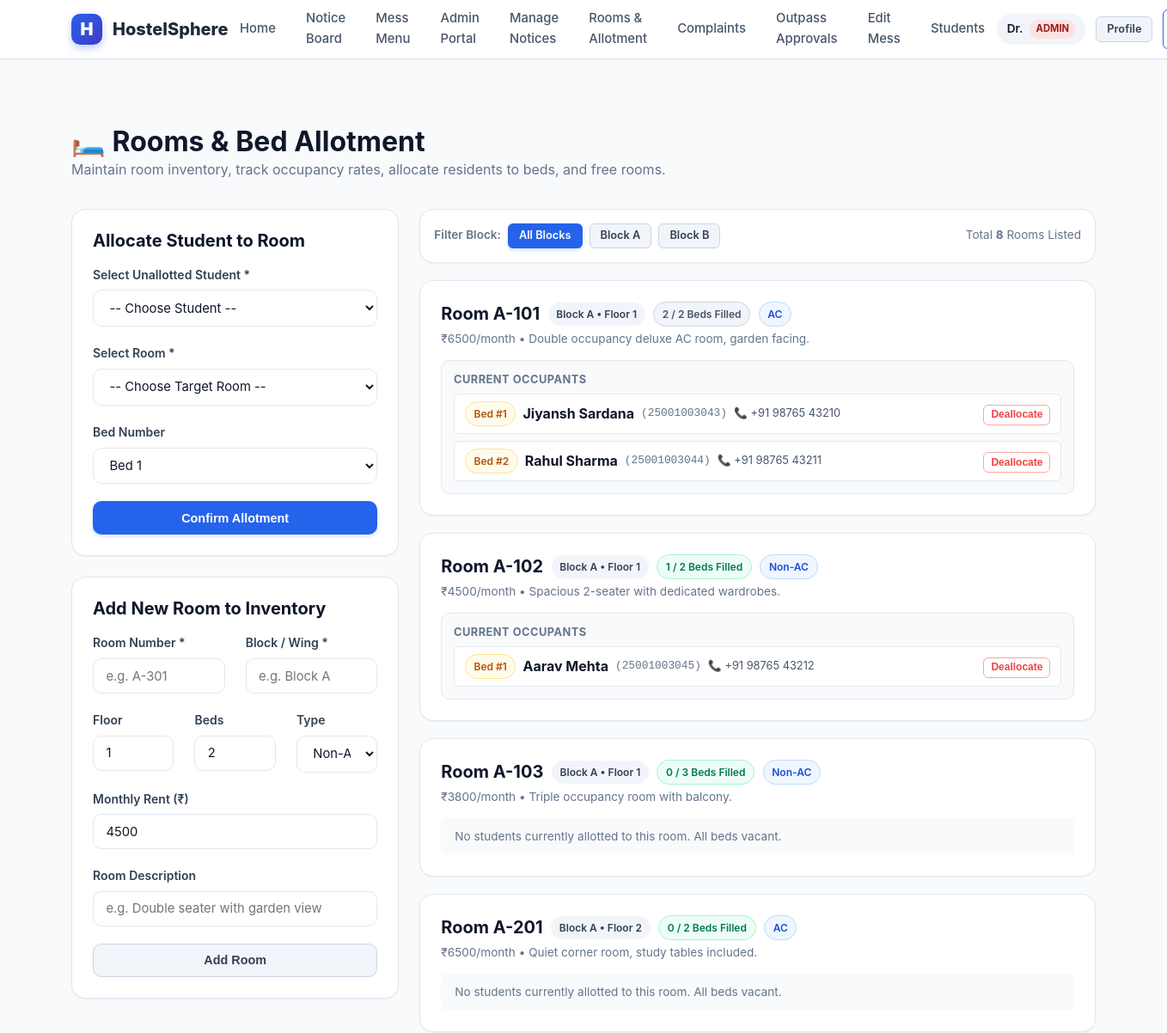
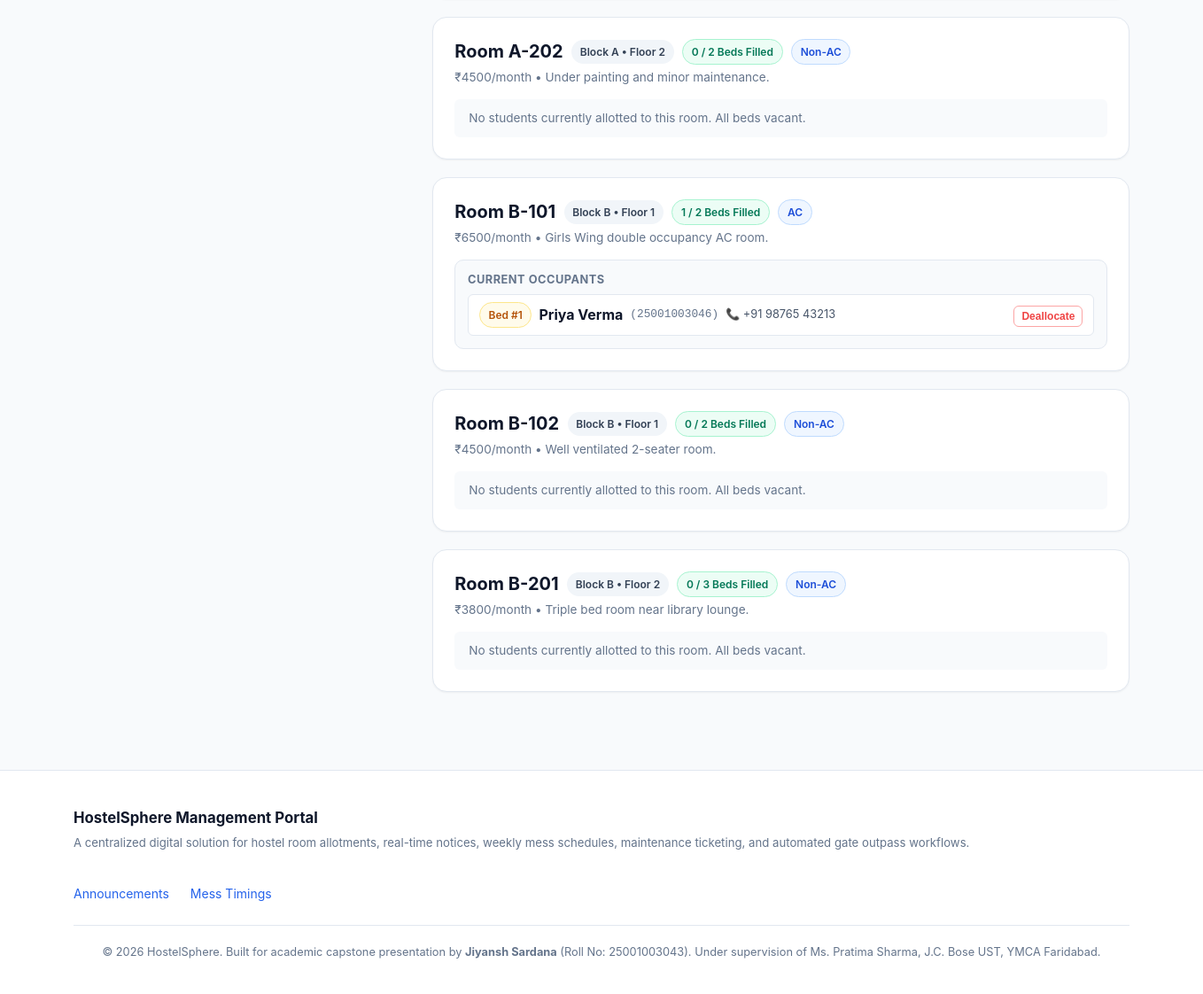
The page /admin/rooms (signed in) on the database its author committed (2 pictures, top to bottom).
### tables this page shows
CREATE TABLE users (
    id INTEGER PRIMARY KEY AUTOINCREMENT,
    username TEXT UNIQUE NOT NULL,           -- Roll number for students or 'admin' for warden
    full_name TEXT NOT NULL,
    email TEXT UNIQUE NOT NULL,
    password_hash TEXT NOT NULL,
    role TEXT NOT NULL CHECK(role IN ('student', 'admin')),
    phone TEXT,
    guardian_name TEXT,
    guardian_phone TEXT,
    branch TEXT,                             -- e.g., 'Computer Engineering'
    semester INTEGER,                        -- e.g., 3
    gender TEXT CHECK(gender IN ('Male', 'Female', 'Other')),
    created_at TIMESTAMP DEFAULT CURRENT_TIMESTAMP
);

CREATE TABLE rooms (
    id INTEGER PRIMARY KEY AUTOINCREMENT,
    room_number TEXT UNIQUE NOT NULL,        -- e.g., 'A-101', 'B-204'
    block TEXT NOT NULL,                     -- e.g., 'Block A', 'Block B'
    floor INTEGER NOT NULL,                  -- e.g., 1, 2, 3
    capacity INTEGER NOT NULL DEFAULT 2,     -- Max bed capacity
    room_type TEXT DEFAULT 'Non-AC' CHECK(room_type IN ('AC', 'Non-AC')),
    monthly_rent REAL DEFAULT 4500.0,
    status TEXT DEFAULT 'Available' CHECK(status IN ('Available', 'Occupied', 'Maintenance')),
    description TEXT
);

CREATE TABLE room_allotments (
    id INTEGER PRIMARY KEY AUTOINCREMENT,
    user_id INTEGER NOT NULL UNIQUE,         -- One active room per student
    room_id INTEGER NOT NULL,
    bed_number INTEGER NOT NULL,             -- Bed 1, Bed 2, etc.
    allotted_date DATE DEFAULT (DATE('now')),
    status TEXT DEFAULT 'Active' CHECK(status IN ('Active', 'Vacated')),
    FOREIGN KEY (user_id) REFERENCES users(id) ON DELETE CASCADE,
    FOREIGN KEY (room_id) REFERENCES rooms(id) ON DELETE CASCADE
);

### app.py (the view, shortened to what this page needs)
@app.route('/admin/rooms', methods=['GET', 'POST'])
@admin_required
def admin_rooms():
    block_filter = request.args.get('block', 'All')
    sql = """
        SELECT r.*,
               COUNT(ra.id) as current_occupancy
        FROM rooms r
        LEFT JOIN room_allotments ra ON r.id = ra.room_id AND ra.status = 'Active'
        WHERE 1=1
    """
    params = []
    if block_filter != 'All':
        sql += " AND r.block = ?"
        params.append(block_filter)
    sql += " GROUP BY r.id ORDER BY r.block, r.floor, r.room_number"
    rooms_list = query_db(sql, params)
    unallocated_students = query_db("""
        SELECT u.id, u.username, u.full_name, u.branch, u.gender
        FROM users u
        WHERE u.role = 'student'
          AND u.id NOT IN (SELECT user_id FROM room_allotments WHERE status = 'Active')
        ORDER BY u.full_name
    """)
    allotments = query_db("""
        SELECT ra.id as allotment_id, ra.bed_number, ra.allotted_date, ra.room_id,
               u.id as student_id, u.full_name, u.username as roll_number, u.phone
        FROM room_allotments ra
        JOIN users u ON ra.user_id = u.id
        WHERE ra.status = 'Active'
    """)
    room_occupants = {}
    for a in allotments:
        room_occupants.setdefault(a['room_id'], []).append(a)
    blocks = query_db("SELECT DISTINCT block FROM rooms ORDER BY block")
    return render_template('admin_rooms.html',
                           rooms=rooms_list,
                           room_occupants=room_occupants,
                           unallocated_students=unallocated_students,
                           blocks=[b['block'] for b in blocks],
                           selected_block=block_filter)

### templates/admin_rooms.html (shortened to what this page needs)
{% extends 'base.html' %}
{% block content %}
<div style="display: flex; justify-content: space-between; align-items: center; margin-bottom: 2rem; flex-wrap: wrap; gap: 1rem;">
  <div>
    <h1>🛏️ Rooms & Bed Allotment</h1>
    <p style="color: var(--text-muted); margin: 0;">
      Maintain room inventory, track occupancy rates, allocate residents to beds, and free rooms.
    </p>
  </div>
</div>
<div class="grid grid-cols-3" style="margin-bottom: 2rem;">
  <div>
    <div class="card" style="margin-bottom: 1.5rem;">
      <h3 style="margin-bottom: 1rem;">Allocate Student to Room</h3>
      <form method="POST" action="{{ url_for('admin_allot_room') }}">
        <div class="form-group">
          <label class="form-label" for="student_id">Select Unallotted Student *</label>
          <select id="student_id" name="student_id" class="form-select" required>
            <option value="">-- Choose Student --</option>
          </select>
        </div>
        <div class="form-group">
          <label class="form-label" for="room_id">Select Room *</label>
          <select id="room_id" name="room_id" class="form-select" required>
            <option value="">-- Choose Target Room --</option>
          </select>
        </div>
        <div class="form-group">
          <label class="form-label" for="bed_number">Bed Number</label>
          <select id="bed_number" name="bed_number" class="form-select">
            <option value="1">Bed 1</option>
          </select>
        </div>
        <button type="submit" class="btn btn-primary" style="width: 100%;" {% if not unallocated_students %}disabled{% endif %}>
          Confirm Allotment
        </button>
      </form>
    </div>
    <div class="card">
      <h3 style="margin-bottom: 1rem;">Add New Room to Inventory</h3>
      <form method="POST" action="{{ url_for('admin_rooms') }}">
        <div class="grid grid-cols-2">
          <div class="form-group">
            <label class="form-label" for="room_number">Room Number *</label>
            <input type="text" id="room_number" name="room_number" class="form-control" placeholder="e.g. A-301" required>
          </div>
          <div class="form-group">
            <label class="form-label" for="block">Block / Wing *</label>
            <input type="text" id="block" name="block" class="form-control" placeholder="e.g. Block A" required>
          </div>
        </div>
        <div class="grid grid-cols-3">
          <div class="form-group">
            <label class="form-label" for="floor">Floor</label>
            <input type="number" id="floor" name="floor" class="form-control" value="1" min="0" max="10">
          </div>
          <div class="form-group">
            <label class="form-label" for="capacity">Beds</label>
            <input type="number" id="capacity" name="capacity" class="form-control" value="2" min="1" max="6">
          </div>
          <div class="form-group">
            <label class="form-label" for="room_type">Type</label>
            <select id="room_type" name="room_type" class="form-select">
              <option value="Non-AC">Non-AC</option>
            </select>
          </div>
        </div>
        <div class="form-group">
          <label class="form-label" for="monthly_rent">Monthly Rent (₹)</label>
          <input type="number" id="monthly_rent" name="monthly_rent" class="form-control" value="4500" step="100">
        </div>
        <div class="form-group">
          <label class="form-label" for="description">Room Description</label>
          <input type="text" id="description" name="description" class="form-control" placeholder="e.g. Double seater with garden view">
        </div>
        <button type="submit" class="btn btn-secondary" style="width: 100%;">
          Add Room
        </button>
      </form>
    </div>
  </div>
  <div style="grid-column: span 2;">
    <div class="card" style="padding: 1rem; margin-bottom: 1.25rem;">
      <div style="display: flex; gap: 0.5rem; align-items: center; justify-content: space-between; flex-wrap: wrap;">
        <div style="display: flex; gap: 0.5rem; align-items: center;">
          <span style="font-size: 0.85rem; font-weight: 600; color: var(--text-muted);">Filter Block:</span>
          <a href="{{ url_for('admin_rooms', block='All') }}"
             class="btn btn-sm {% if selected_block == 'All' %}btn-primary{% else %}btn-secondary{% endif %}">
            All Blocks
          </a>
          {% for b in blocks %}
            <a href="{{ url_for('admin_rooms', block=b) }}"
               class="btn btn-sm {% if selected_block == b %}btn-primary{% else %}btn-secondary{% endif %}">
              {{ b }}
            </a>
          {% endfor %}
        </div>
        <span style="font-size: 0.85rem; color: var(--text-muted);">
          Total <strong>{{ rooms|length }}</strong> Rooms Listed
        </span>
      </div>
    </div>
    <div style="display: flex; flex-direction: column; gap: 1.25rem;">
      {% for r in rooms %}
        <div class="card" style="margin-bottom: 0;">
          <div style="display: flex; justify-content: space-between; align-items: flex-start; margin-bottom: 0.85rem; gap: 1rem; flex-wrap: wrap;">
            <div>
              <div style="display: flex; align-items: center; gap: 0.6rem;">
                <h3 style="font-size: 1.25rem; margin: 0; color: #0f172a;">Room {{ r.room_number }}</h3>
                <span class="badge badge-cat-general">{{ r.block }} &bull; Floor {{ r.floor }}</span>
                <span class="badge badge-{{ 'available' if r.current_occupancy < r.capacity else 'occupied' }}">
                  {{ r.current_occupancy }} / {{ r.capacity }} Beds Filled
                </span>
                <span class="badge badge-in-progress">{{ r.room_type }}</span>
              </div>
              <p style="font-size: 0.85rem; color: var(--text-muted); margin: 0.25rem 0 0 0;">
                ₹{{ "%.0f"|format(r.monthly_rent) }}/month &bull; {{ r.description or 'Standard student accommodation.' }}
              </p>
            </div>
          </div>
          {% set occupants = room_occupants.get(r.id, []) %}
          {% if occupants %}
            <div style="background: #f8fafc; border: 1px solid var(--border-color); border-radius: var(--radius-md); padding: 0.85rem;">
              <h5 style="font-size: 0.8rem; text-transform: uppercase; color: var(--text-muted); margin-bottom: 0.5rem; letter-spacing: 0.5px;">
                Current Occupants
              </h5>
              <div style="display: flex; flex-direction: column; gap: 0.5rem;">
                {% for occ in occupants %}
                  <div style="display: flex; justify-content: space-between; align-items: center; background: white; padding: 0.5rem 0.75rem; border: 1px solid var(--border-color); border-radius: var(--radius-sm);">
                    <div style="display: flex; align-items: center; gap: 0.5rem;">
                      <span class="badge badge-pending">Bed #{{ occ.bed_number }}</span>
                      <strong>{{ occ.full_name }}</strong>
                      <span style="font-size: 0.8rem; color: var(--text-muted); font-family: monospace;">({{ occ.roll_number }})</span>
                      <span style="font-size: 0.8rem; color: var(--secondary);">📞 {{ occ.phone }}</span>
                    </div>
                    <form method="POST" action="{{ url_for('admin_deallot_room', allotment_id=occ.allotment_id) }}" onsubmit="return confirm('Deallocate {{ occ.full_name }} from Room {{ r.room_number }}?');">
                      <button type="submit" class="btn btn-sm btn-outline" style="color: var(--danger); border-color: #fca5a5; padding: 0.2rem 0.5rem; font-size: 0.75rem;">
                        Deallocate
                      </button>
                    </form>
                  </div>
                {% endfor %}
              </div>
            </div>
          {% else %}
            <div style="background: #f8fafc; padding: 0.65rem 1rem; border-radius: var(--radius-sm); font-size: 0.85rem; color: var(--text-muted);">
              No students currently allotted to this room. All beds vacant.
            </div>
          {% endif %}
        </div>
      {% endfor %}
    </div>
  </div>
</div>
{% endblock %}

### templates/base.html (shortened to what this page needs)
<!DOCTYPE html>
<html lang="en">
<head>
  <link rel="stylesheet" href="{{ url_for('static', filename='css/style.css') }}">
</head>
<body>
  <header class="navbar">
    <div class="container">
      <a href="{{ url_for('index') }}" class="brand-link">
        <div class="brand-icon">H</div>
        <span>HostelSphere</span>
      </a>
      <nav>
        <ul class="nav-links">
          <li class="nav-item"><a href="{{ url_for('index') }}">Home</a></li>
          <li class="nav-item"><a href="{{ url_for('notices') }}">Notice Board</a></li>
          <li class="nav-item"><a href="{{ url_for('mess_menu') }}">Mess Menu</a></li>
          {% if current_user %}
            {% if current_user.role == 'student' %}
              <li class="nav-item"><a href="{{ url_for('student_dashboard') }}">My Dashboard</a></li>
              <li class="nav-item"><a href="{{ url_for('student_room') }}">My Room</a></li>
              <li class="nav-item"><a href="{{ url_for('student_complaints') }}">Complaints</a></li>
              <li class="nav-item"><a href="{{ url_for('student_outpass') }}">Outpass</a></li>
            {% elif current_user.role == 'admin' %}
              <li class="nav-item"><a href="{{ url_for('admin_dashboard') }}">Admin Portal</a></li>
              <li class="nav-item"><a href="{{ url_for('admin_notices') }}">Manage Notices</a></li>
              <li class="nav-item"><a href="{{ url_for('admin_rooms') }}">Rooms & Allotment</a></li>
              <li class="nav-item"><a href="{{ url_for('admin_complaints') }}">Complaints</a></li>
              <li class="nav-item"><a href="{{ url_for('admin_outpass') }}">Outpass Approvals</a></li>
              <li class="nav-item"><a href="{{ url_for('admin_mess') }}">Edit Mess</a></li>
              <li class="nav-item"><a href="{{ url_for('admin_students') }}">Students</a></li>
            {% endif %}
          {% endif %}
        </ul>
      </nav>
      <div class="nav-actions">
        {% if current_user %}
          <div class="user-badge">
            <span>{{ current_user.full_name.split(' ')[0] }}</span>
            <span class="role-tag {{ current_user.role }}">{{ current_user.role }}</span>
          </div>
          <a href="{{ url_for('profile') }}" class="btn btn-secondary btn-sm" title="My Profile">Profile</a>
          <a href="{{ url_for('logout') }}" class="btn btn-outline btn-sm">Sign Out</a>
        {% else %}
          <a href="{{ url_for('login') }}" class="btn btn-secondary btn-sm">Sign In</a>
          <a href="{{ url_for('register') }}" class="btn btn-primary btn-sm">Register</a>
        {% endif %}
      </div>
    </div>
  </header>
  <main class="main-content">
    <div class="container">
      {% block content %}{% endblock %}
    </div>
  </main>
  <footer class="footer">
    <div class="container">
      <div class="footer-content">
        <div>
          <strong style="color: var(--text-main); font-size: 1.05rem;">HostelSphere Management Portal</strong>
          <p style="margin-top: 0.25rem; font-size: 0.825rem;">
            A centralized digital solution for hostel room allotments, real-time notices, weekly mess schedules, maintenance ticketing, and automated gate outpass workflows.
          </p>
        </div>
        <ul class="footer-links">
          <li><a href="{{ url_for('notices') }}">Announcements</a></li>
          <li><a href="{{ url_for('mess_menu') }}">Mess Timings</a></li>
        </ul>
      </div>
      <div class="footer-credits">
        <p>
          &copy; {{ current_year }} HostelSphere. Built for academic capstone presentation by <strong>Jiyansh Sardana</strong> (Roll No: 25001003043).
          Under supervision of Ms. Pratima Sharma, J.C. Bose UST, YMCA Faridabad.
        </p>
      </div>
    </div>
  </footer>
</body>
</html>

### rows shown on the page
users: full_name "Dr.", role "ADMIN"
rooms: room_number "A-101", block "Block A", floor "1", current_occupancy "2", capacity "2", room_type "AC", monthly_rent "6500", description "Double occupancy deluxe AC room, garden facing."
room_allotments: bed_number "1", full_name "Jiyansh Sardana", roll_number "25001003043", phone "+91 98765 43210"
room_allotments: bed_number "2", full_name "Rahul Sharma", roll_number "25001003044", phone "+91 98765 43211"
rooms: room_number "A-102", block "Block A", floor "1", current_occupancy "1", capacity "2", room_type "Non-AC", monthly_rent "4500", description "Spacious 2-seater with dedicated wardrobes."
room_allotments: bed_number "1", full_name "Aarav Mehta", roll_number "25001003045", phone "+91 98765 43212"
rooms: room_number "A-103", block "Block A", floor "1", current_occupancy "0", capacity "3", room_type "Non-AC", monthly_rent "3800", description "Triple occupancy room with balcony.", shows "No students currently allotted to this room. All beds vacant."
rooms: room_number "A-201", block "Block A", floor "2", current_occupancy "0", capacity "2", room_type "AC", monthly_rent "6500", description "Quiet corner room, study tables included.", shows "No students currently allotted to this room. All beds vacant."
rooms: room_number "A-202", block "Block A", floor "2", current_occupancy "0", capacity "2", room_type "Non-AC", monthly_rent "4500", description "Under painting and minor maintenance.", shows "No students currently allotted to this room. All beds vacant."
rooms: room_number "B-101", block "Block B", floor "1", current_occupancy "1", capacity "2", room_type "AC", monthly_rent "6500", description "Girls Wing double occupancy AC room."
room_allotments: bed_number "1", full_name "Priya Verma", roll_number "25001003046", phone "+91 98765 43213"
rooms: room_number "B-102", block "Block B", floor "1", current_occupancy "0", capacity "2", room_type "Non-AC", monthly_rent "4500", description "Well ventilated 2-seater room.", shows "No students currently allotted to this room. All beds vacant."
rooms: room_number "B-201", block "Block B", floor "2", current_occupancy "0", capacity "3", room_type "Non-AC", monthly_rent "3800", description "Triple bed room near library lounge.", shows "No students currently allotted to this room. All beds vacant."

### other values the page prints
{{ b }} "Block A" "Block B"
{{ rooms|length }} "8"
